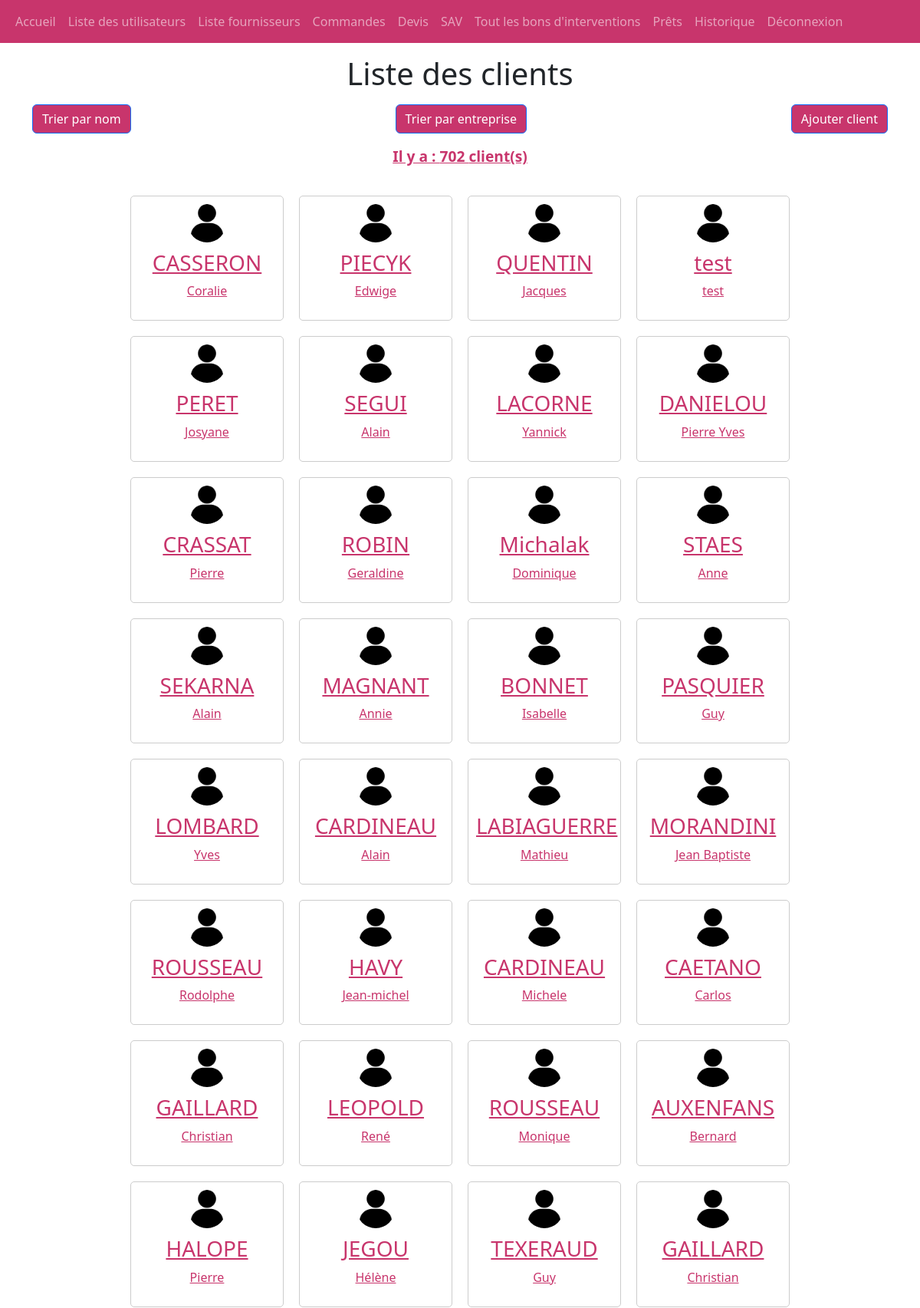
/clients/liste_clients.php (upper part), run on the app's committed database.
### tables this page shows
CREATE TABLE IF NOT EXISTS `membres` (
  `membre_id` int(11) NOT NULL AUTO_INCREMENT,
  `membre_nom` varchar(32) NOT NULL,
  `membre_prenom` varchar(32) NOT NULL,
  `membre_mdp` varchar(60) DEFAULT NULL,
  `membre_adresse` varchar(200) NOT NULL,
  `membre_adresse_comp` varchar(200) DEFAULT NULL,
  `membre_cp` varchar(5) NOT NULL,
  `membre_ville` varchar(100) NOT NULL,
  `membre_tel` varchar(10) NOT NULL,
  `membre_inscription` bigint(20) NOT NULL,
  `membre_mail` varchar(100) NOT NULL,
  `membre_type` varchar(11) NOT NULL,
  `membre_telfixe` varchar(10) DEFAULT NULL,
  `membre_entreprise` varchar(100) DEFAULT NULL,
  `membre_cr` varchar(255) NOT NULL DEFAULT 'user',
  PRIMARY KEY (`membre_id`)
);

### clients/liste_clients.php (the view, shortened to what this page needs)
<?php
$db = connexionbdd();
$query = $db->prepare("SELECT membre_id, membre_nom, membre_prenom FROM membres WHERE membre_type='client'");
$query->execute();
$membres = $query->fetchAll();
$sort = $_GET['sort'] ?? '';
if ($sort === 'nom') {
    $query = $db->prepare("SELECT membre_id, membre_nom, membre_prenom FROM membres WHERE membre_type='client' ORDER BY membre_nom ASC");
} elseif ($sort === 'entreprise') {
    $query = $db->prepare("SELECT membre_id, membre_nom, membre_prenom FROM membres WHERE membre_type='client' ORDER BY membre_entreprise ASC");
} else {
    $query = $db->prepare("SELECT membre_id, membre_nom, membre_prenom FROM membres WHERE membre_type='client'");
}
$query->execute();
$membres = $query->fetchAll();
?>
<!DOCTYPE html>
<html lang="fr">
<head>
    <link href="https://cdn.jsdelivr.net/npm/bootstrap@5.3.0-alpha1/dist/css/bootstrap.min.css" rel="stylesheet">
    <link href="../css/style.css" rel="stylesheet">
</head>
<body>
<?php include('../navbar.php'); ?>
<h1 class="text-center mt-3">Liste des clients</h1>
<div class="container mt-3">
    <div class="d-flex justify-content-between centered-buttons">
        <a href="?sort=nom" class="btn btn-primary" style="background-color: #C8356C;">Trier par nom</a>
        <a href="?sort=entreprise" class="btn btn-primary" style="background-color: #C8356C;">Trier par entreprise</a>
        <a href="../connexion/create_account.php" class="btn btn-primary" style="background-color: #C8356C;">Ajouter client</a>
    </div>
    <div class="text-center mt-3">
        <p style="color: #C8356C; font-size: larger; font-weight: bold; text-decoration: underline;">Il y a : <?php echo count($membres)?> client(s) </p>
    </div>
    <div class="client-list mt-3">
        <?php foreach($membres as $membre): ?>
            <div class="client-card">
                <a href="../profile/profile_client.php?id=<?php echo $membre['membre_id']; ?>" class="client-link">
                    <img src="../images/icon.png" alt="Photo du client" style="width: 50px; height: 50px;">
                    <h3><?php echo $membre['membre_nom']; ?></h3>
                    <p><?php echo $membre['membre_prenom']; ?></p>
                </a>
            </div>
        <?php endforeach; ?>
    </div>
</div>
</body>
</html>

### css/style.css (style rules this page uses)
.client-list { display: flex; flex-wrap: wrap; justify-content: center; gap: 20px; padding: 20px; }
.client-card { width: 200px; padding: 10px; border: 1px solid #ccc; border-radius: 5px; text-align: center; }
.client-card img { width: 100px; height: 100px; border-radius: 50%; margin-bottom: 10px; }
.client-link { color: #C8356C; }
.btn { transition: background-color 0.3s ease-in-out; }

### data on the page
membres: membre_nom "CASSERON", membre_prenom "Coralie"
membres: membre_nom "PIECYK", membre_prenom "Edwige"
membres: membre_nom "QUENTIN", membre_prenom "Jacques"
membres: membre_nom "test", membre_prenom "test"
membres: membre_nom "PERET", membre_prenom "Josyane"
membres: membre_nom "SEGUI", membre_prenom "Alain"
membres: membre_nom "LACORNE", membre_prenom "Yannick"
membres: membre_nom "DANIELOU", membre_prenom "Pierre Yves"
membres: membre_nom "CRASSAT", membre_prenom "Pierre"
membres: membre_nom "ROBIN", membre_prenom "Geraldine"
membres: membre_nom "Michalak", membre_prenom "Dominique"
membres: membre_nom "STAES", membre_prenom "Anne"
membres: membre_nom "SEKARNA", membre_prenom "Alain"
membres: membre_nom "MAGNANT", membre_prenom "Annie"
membres: membre_nom "BONNET", membre_prenom "Isabelle"
membres: membre_nom "PASQUIER", membre_prenom "Guy"
membres: membre_nom "LOMBARD", membre_prenom "Yves"
membres: membre_nom "CARDINEAU", membre_prenom "Alain"
membres: membre_nom "LABIAGUERRE", membre_prenom "Mathieu"
membres: membre_nom "MORANDINI", membre_prenom "Jean Baptiste"
membres: membre_nom "ROUSSEAU", membre_prenom "Rodolphe"
membres: membre_nom "HAVY", membre_prenom "Jean-michel"
membres: membre_nom "CARDINEAU", membre_prenom "Michele"
membres: membre_nom "CAETANO", membre_prenom "Carlos"
membres: membre_nom "GAILLARD", membre_prenom "Christian"
membres: membre_nom "LEOPOLD", membre_prenom "René"
membres: membre_nom "ROUSSEAU", membre_prenom "Monique"
membres: membre_nom "AUXENFANS", membre_prenom "Bernard"
membres: membre_nom "HALOPE", membre_prenom "Pierre"
membres: membre_nom "JEGOU", membre_prenom "Hélène"
membres: membre_nom "TEXERAUD", membre_prenom "Guy"
membres: membre_nom "GAILLARD", membre_prenom "Christian"

### other printed values
count($membres) "702"
